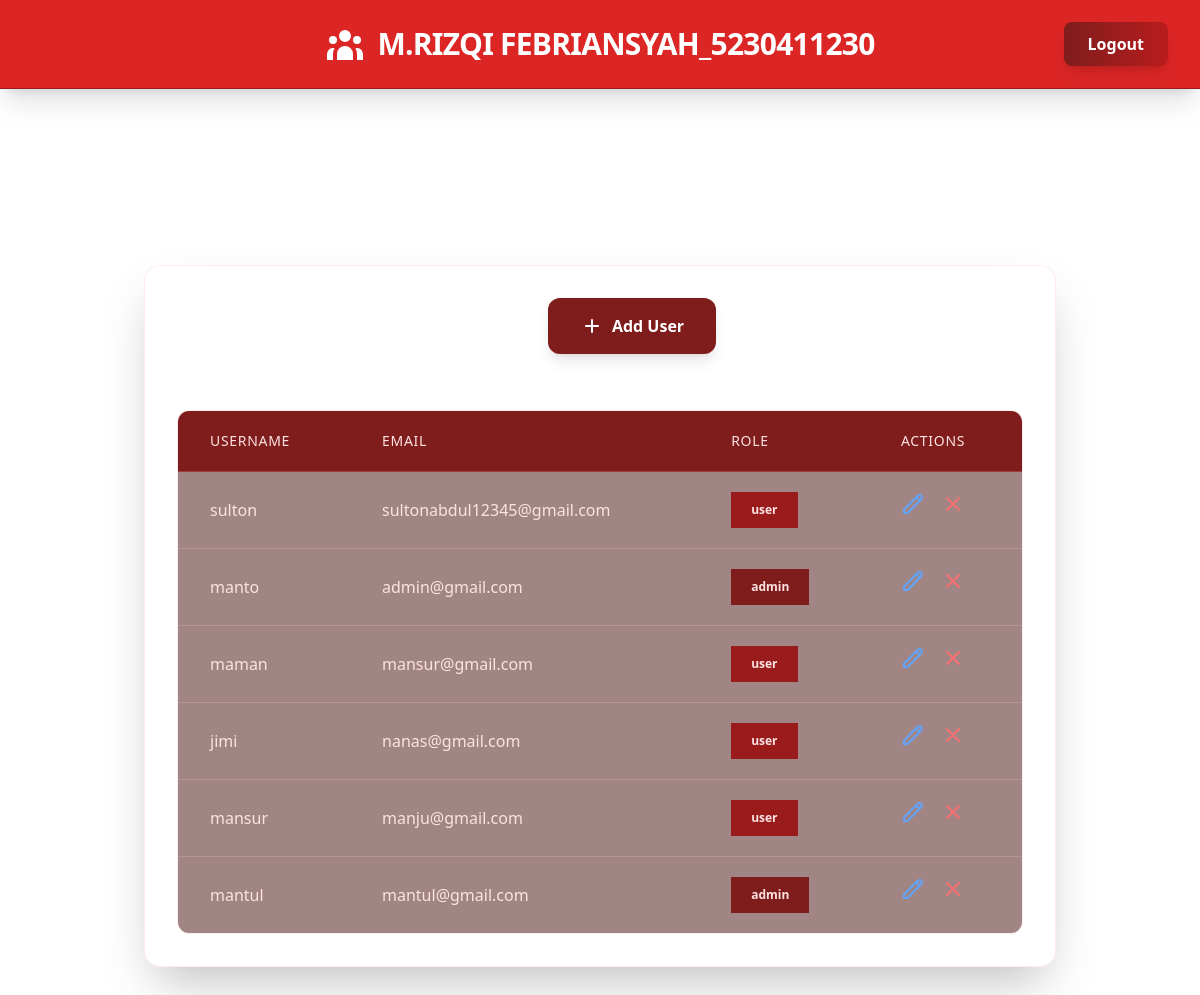
Page /dashboard (signed in) on the committed database.
### models.py (models this page shows, shortened)
class User(db.Model):
    id = db.Column(db.Integer, primary_key=True)
    username = db.Column(db.String(80), unique=True, nullable=False)
    email = db.Column(db.String(120), unique=True, nullable=False)
    password_hash = db.Column(db.String(128))
    role = db.Column(db.String(20), default='user')

### run.py (the view)
    def wrapper(*args, **kwargs):
        if 'user_id' not in session:
            return redirect(url_for('login'))
        return f(*args, **kwargs)

### run.py (called while the page is built)
def login_required(f):
    def wrapper(*args, **kwargs):
        if 'user_id' not in session:
            return redirect(url_for('login'))
        return f(*args, **kwargs)
    wrapper.__name__ = f.__name__
    return wrapper

@app.route('/dashboard')
@login_required
def dashboard():
    users = User.query.all()
    return render_template('dashboard.html', users=users)

### templates/dashboard.html (shortened to what this page needs)
{% extends "intibase.html" %}
{% block content %}
<div class="card bg-white/5 backdrop-blur-md border border-red-300/20 shadow-2xl rounded-2xl">
    <div class="flex justify-center items-center mb-6 p-8">
        <h2 class="text-4xl font-bold text-white flex items-center">
            <svg class="w-12 h-12 mr-4" fill="currentColor" viewBox="0 0 20 20">
            </svg>
        </h2>
        <div class="container mx-auto flex justify-center items-center px-4">
            <button onclick="document.getElementById('addUserModal').classList.remove('hidden')"
                    class="bg-red-900 text-white font-semibold py-4 px-8 rounded-xl shadow-lg transform hover:scale-105 transition duration-300 ease-in-out hover:bg-red-800 focus:outline-none flex items-center">
                <svg class="w-6 h-6 mr-2" fill="none" stroke="currentColor" viewBox="0 0 24 24">
                    <path stroke-linecap="round" stroke-linejoin="round" stroke-width="2" d="M12 6v6m0 0v6m0-6h6m-6 0H6"/>
                </svg>
                Add User
            </button>
        </div>
    </div>
    <div class="overflow-x-auto rounded-xl border border-red-300/20 mx-8 mb-8">
        <table class="min-w-full divide-y divide-red-200/20">
            <thead class="bg-red-900">
                <tr>
                    <th class="px-8 py-5 text-left text-sm font-medium text-red-100 uppercase tracking-wider">Username</th>
                    <th class="px-8 py-5 text-left text-sm font-medium text-red-100 uppercase tracking-wider">Email</th>
                    <th class="px-8 py-5 text-left text-sm font-medium text-red-100 uppercase tracking-wider">Role</th>
                    <th class="px-8 py-5 text-left text-sm font-medium text-red-100 uppercase tracking-wider">Actions</th>
                </tr>
            </thead>
            <tbody class="bg-red-950/50 divide-y divide-red-200/20">
                {% for user in users %}
                <tr class="hover:bg-red-900/30 transition duration-300">
                    <td class="px-8 py-5 whitespace-nowrap text-red-100">{{ user.username }}</td>
                    <td class="px-8 py-5 whitespace-nowrap text-red-100">{{ user.email }}</td>
                    <td class="px-8 py-5 whitespace-nowrap">
                        <span class="px-5 py-2 inline-flex text-xs leading-5 font-semibold
                                   {% if user.role == 'admin' %}bg-red-900 text-red-100{% else %}bg-red-800 text-red-100{% endif %}">
                            {{ user.role }}
                        </span>
                    </td>
                    <td class="px-8 py-5 whitespace-nowrap text-sm font-medium flex justify-start">
                        <button onclick="editUser('{{ user.id }}', '{{ user.username }}', '{{ user.email }}', '{{ user.role }}')"
                                class="text-blue-400 hover:text-blue-300 mr-4 transform hover:scale-110 transition duration-300">
                            <span class="flex items-center">
                                <svg class="w-6 h-6" fill="none" stroke="currentColor" viewBox="0 0 24 24">
                                    <path stroke-linecap="round" stroke-linejoin="round" stroke-width="2" d="M15.232 5.232l3.536 3.536m-2.036-5.036a2.5 2.5 0 113.536 3.536L6.5 21.036H3v-3.572L16.732 3.732z"/>
                                </svg>
                            </span>
                        </button>
                        <a href="{{ url_for('delete_user', id=user.id) }}"
                           class="text-red-400 hover:text-red-300 transform hover:scale-110 transition duration-300"
                           onclick="return confirm('Apakah anda yakin ingin menghapus pengguna ini?')">
                            <span class="flex items-center">
                                <svg class="w-6 h-6" fill="none" stroke="currentColor" viewBox="0 0 24 24">
                                    <path stroke-linecap="round" stroke-linejoin="round" stroke-width="2" d="M6 18L18 6M6 6l12 12"/>
                                </svg>
                            </span>
                        </a>
                    </td>
                </tr>
                {% endfor %}
            </tbody>
        </table>
    </div>
</div>
{% endblock %}

### templates/intibase.html (shortened to what this page needs)
<!DOCTYPE html>
<html lang="en">
<head>
    <script src="https://cdn.tailwindcss.com"></script>
</head>
<nav class="bg-red-600 border-b border-red-800 text-white shadow-xl">
    <div class="container mx-auto flex justify-center items-center py-6 px-8">
        <h1 class="text-3xl font-bold tracking-tight flex items-center">
             M.RIZQI FEBRIANSYAH_5230411230
        </h1>
        {% if 'user_id' in session %}
        <a href="{{ url_for('logout') }}" class="absolute right-8 px-6 py-2.5 bg-gradient-to-r from-red-900 to-red-700 hover:from-red-950 hover:to-red-800 rounded-lg transition duration-300 ease-in-out shadow-lg hover:shadow-red-500/50 font-semibold transform hover:scale-105">
            Logout
        </a>
        {% endif %}
    </div>
</nav>
<br> <br> <br>
<br>
    <div class="container mx-auto mt-10 px-4">
        <div class=" p-10">
            {% block content %}{% endblock %}
        </div>
    </div>
</body>
</html>

### rows in the picture
User: username "sulton", email "sultonabdul12345@gmail.com", role "user"
User: username "manto", email "admin@gmail.com", role "admin"
User: username "maman", email "mansur@gmail.com", role "user"
User: username "jimi", email "nanas@gmail.com", role "user"
User: username "mansur", email "manju@gmail.com", role "user"
User: username "mantul", email "mantul@gmail.com", role "admin"
